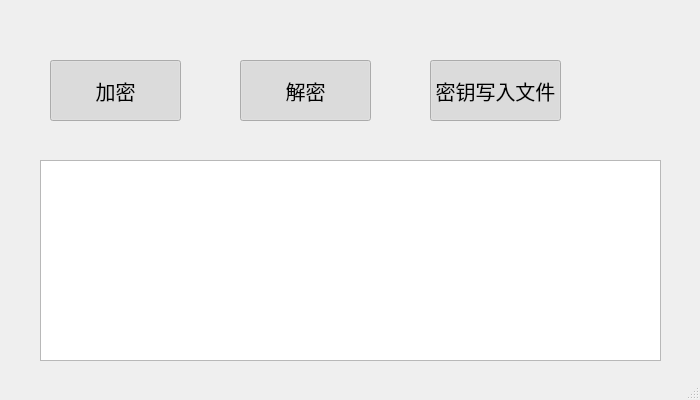
<?xml version="1.0" encoding="UTF-8"?>
<ui version="4.0">
 <class>MainWindow</class>
 <widget class="QMainWindow" name="MainWindow">
  <property name="enabled">
   <bool>true</bool>
  </property>
  <property name="geometry">
   <rect>
    <x>0</x>
    <y>0</y>
    <width>700</width>
    <height>400</height>
   </rect>
  </property>
  <property name="minimumSize">
   <size>
    <width>700</width>
    <height>400</height>
   </size>
  </property>
  <property name="maximumSize">
   <size>
    <width>1024</width>
    <height>768</height>
   </size>
  </property>
  <property name="font">
   <font>
    <family>世界那么大</family>
    <pointsize>15</pointsize>
    <weight>50</weight>
    <bold>false</bold>
   </font>
  </property>
  <property name="mouseTracking">
   <bool>true</bool>
  </property>
  <property name="windowTitle">
   <string>MainWindow</string>
  </property>
  <widget class="QWidget" name="centralwidget">
   <widget class="QTextBrowser" name="textBrowser">
    <property name="geometry">
     <rect>
      <x>40</x>
      <y>160</y>
      <width>621</width>
      <height>201</height>
     </rect>
    </property>
   </widget>
   <widget class="QPushButton" name="jiami">
    <property name="geometry">
     <rect>
      <x>50</x>
      <y>60</y>
      <width>131</width>
      <height>61</height>
     </rect>
    </property>
    <property name="text">
     <string>加密</string>
    </property>
    <property name="checkable">
     <bool>true</bool>
    </property>
    <property name="checked">
     <bool>true</bool>
    </property>
   </widget>
   <widget class="QPushButton" name="jiemi">
    <property name="geometry">
     <rect>
      <x>240</x>
      <y>60</y>
      <width>131</width>
      <height>61</height>
     </rect>
    </property>
    <property name="text">
     <string>解密</string>
    </property>
    <property name="checkable">
     <bool>true</bool>
    </property>
    <property name="checked">
     <bool>true</bool>
    </property>
   </widget>
   <widget class="QPushButton" name="miyaoxieru">
    <property name="geometry">
     <rect>
      <x>430</x>
      <y>60</y>
      <width>131</width>
      <height>61</height>
     </rect>
    </property>
    <property name="mouseTracking">
     <bool>false</bool>
    </property>
    <property name="text">
     <string>密钥写入文件</string>
    </property>
    <property name="checkable">
     <bool>true</bool>
    </property>
    <property name="checked">
     <bool>true</bool>
    </property>
   </widget>
  </widget>
  <widget class="QStatusBar" name="statusbar"/>
 </widget>
 <resources/>
 <connections/>
</ui>
